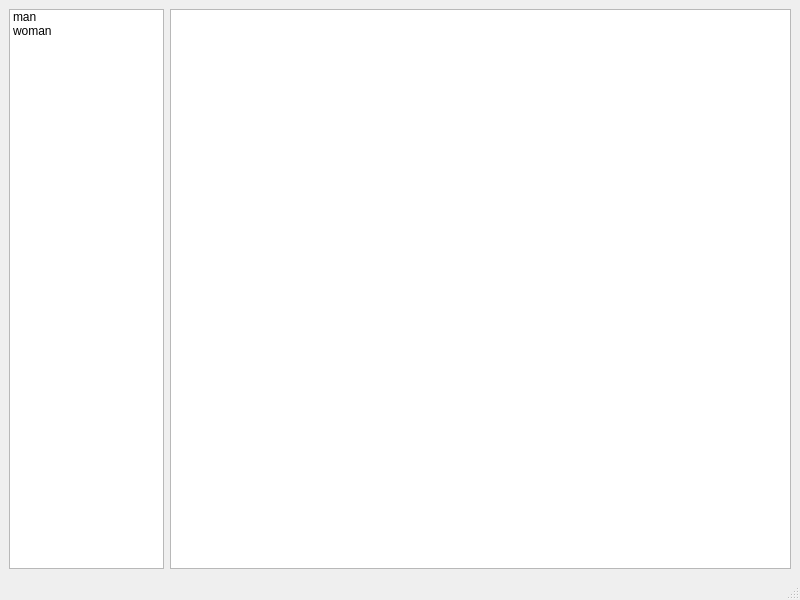
<?xml version="1.0" encoding="UTF-8"?>
<ui version="4.0">
 <class>MainWindow</class>
 <widget class="QMainWindow" name="MainWindow">
  <property name="geometry">
   <rect>
    <x>0</x>
    <y>0</y>
    <width>800</width>
    <height>600</height>
   </rect>
  </property>
  <property name="windowTitle">
   <string>MainWindow</string>
  </property>
  <widget class="QWidget" name="centralwidget">
   <layout class="QHBoxLayout" name="horizontalLayout" stretch="1,4">
    <item>
     <widget class="QListWidget" name="listWidget">
      <item>
       <property name="text">
        <string>man</string>
       </property>
       <property name="icon">
        <iconset>
         <normalon>:/man.png</normalon>
        </iconset>
       </property>
      </item>
      <item>
       <property name="text">
        <string>woman</string>
       </property>
       <property name="icon">
        <iconset>
         <normalon>:/woman.png</normalon>
        </iconset>
       </property>
      </item>
     </widget>
    </item>
    <item>
     <widget class="QGraphicsView" name="graphicsView"/>
    </item>
   </layout>
  </widget>
  <widget class="QMenuBar" name="menubar">
   <property name="geometry">
    <rect>
     <x>0</x>
     <y>0</y>
     <width>800</width>
     <height>21</height>
    </rect>
   </property>
  </widget>
  <widget class="QStatusBar" name="statusbar"/>
 </widget>
 <resources/>
 <connections/>
</ui>
